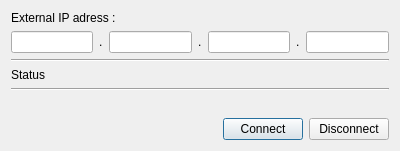
<?xml version="1.0" encoding="UTF-8"?>
<ui version="4.0">
 <class>ExternalConnectionWindow</class>
 <widget class="QDialog" name="ExternalConnectionWindow">
  <property name="geometry">
   <rect>
    <x>0</x>
    <y>0</y>
    <width>400</width>
    <height>151</height>
   </rect>
  </property>
  <property name="windowTitle">
   <string>ExternalConnectionWindow</string>
  </property>
  <property name="windowIcon">
   <iconset resource="aircoolcontroll.qrc">
    <normaloff>:/Images/connect_to_host.png</normaloff>:/Images/connect_to_host.png</iconset>
  </property>
  <layout class="QGridLayout" name="gridLayout">
   <item row="0" column="0">
    <layout class="QVBoxLayout" name="verticalLayout">
     <item>
      <widget class="QLabel" name="label_7">
       <property name="text">
        <string>External IP adress :</string>
       </property>
      </widget>
     </item>
     <item>
      <layout class="QHBoxLayout" name="horizontalLayout">
       <item>
        <widget class="IpLineEdit" name="ipEd0"/>
       </item>
       <item>
        <widget class="QLabel" name="label_4">
         <property name="text">
          <string>.</string>
         </property>
         <property name="scaledContents">
          <bool>true</bool>
         </property>
        </widget>
       </item>
       <item>
        <widget class="IpLineEdit" name="ipEd1"/>
       </item>
       <item>
        <widget class="QLabel" name="label_5">
         <property name="text">
          <string>.</string>
         </property>
         <property name="scaledContents">
          <bool>true</bool>
         </property>
        </widget>
       </item>
       <item>
        <widget class="IpLineEdit" name="ipEd2"/>
       </item>
       <item>
        <widget class="QLabel" name="label_6">
         <property name="text">
          <string>.</string>
         </property>
         <property name="scaledContents">
          <bool>true</bool>
         </property>
        </widget>
       </item>
       <item>
        <widget class="IpLineEdit" name="ipEd3"/>
       </item>
      </layout>
     </item>
     <item>
      <widget class="Line" name="line">
       <property name="orientation">
        <enum>Qt::Horizontal</enum>
       </property>
      </widget>
     </item>
     <item>
      <widget class="QLabel" name="externalStatusLabel">
       <property name="text">
        <string>Status</string>
       </property>
      </widget>
     </item>
     <item>
      <widget class="Line" name="line_2">
       <property name="orientation">
        <enum>Qt::Horizontal</enum>
       </property>
      </widget>
     </item>
     <item>
      <spacer name="verticalSpacer">
       <property name="orientation">
        <enum>Qt::Vertical</enum>
       </property>
       <property name="sizeHint" stdset="0">
        <size>
         <width>20</width>
         <height>40</height>
        </size>
       </property>
      </spacer>
     </item>
     <item>
      <layout class="QHBoxLayout" name="horizontalLayout_5">
       <item>
        <spacer name="horizontalSpacer">
         <property name="orientation">
          <enum>Qt::Horizontal</enum>
         </property>
         <property name="sizeHint" stdset="0">
          <size>
           <width>40</width>
           <height>20</height>
          </size>
         </property>
        </spacer>
       </item>
       <item>
        <widget class="QPushButton" name="connectButton">
         <property name="text">
          <string>Connect</string>
         </property>
        </widget>
       </item>
       <item>
        <widget class="QPushButton" name="disconnectButton">
         <property name="text">
          <string>Disconnect</string>
         </property>
        </widget>
       </item>
      </layout>
     </item>
    </layout>
   </item>
  </layout>
 </widget>
 <layoutdefault spacing="6" margin="11"/>
 <customwidgets>
  <customwidget>
   <class>IpLineEdit</class>
   <extends>QLineEdit</extends>
   <header location="global">iplineedit.h</header>
  </customwidget>
 </customwidgets>
 <resources>
  <include location="aircoolcontroll.qrc"/>
 </resources>
 <connections/>
</ui>
